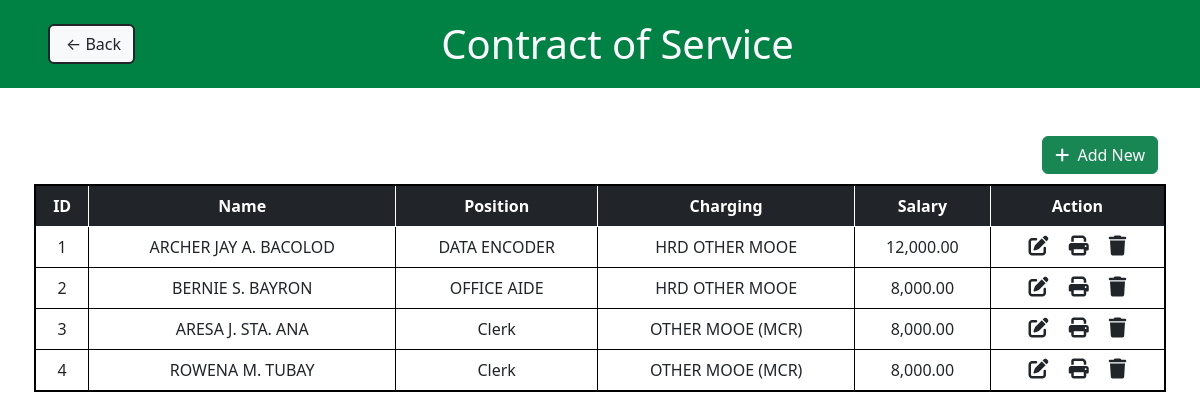
The page / on the database its author committed.
### tables this page shows
CREATE TABLE `employees` (
  `id` int(11) NOT NULL,
  `cos_name` text NOT NULL,
  `cos_address` text NOT NULL,
  `cos_position` text NOT NULL,
  `cos_salary` varchar(100) NOT NULL,
  `cos_office` text NOT NULL,
  `cos_from` varchar(100) NOT NULL,
  `cos_to` varchar(100) NOT NULL,
  `cos_charging` text NOT NULL,
  `cos_receive` varchar(100) NOT NULL,
  `sign1` varchar(50) NOT NULL,
  `sign2` varchar(50) NOT NULL,
  `signrank1` varchar(50) NOT NULL,
  `signrank2` varchar(50) NOT NULL,
  `cos_id` int(15) NOT NULL
);

### index.php (the view, shortened to what this page needs)
<?php
include "db_conn.php";
?>
<!DOCTYPE html>
<html lang="en">
<head>
  <link href="https://cdn.jsdelivr.net/npm/bootstrap@5.3.0/dist/css/bootstrap.min.css" rel="stylesheet">
  <link href="https://cdnjs.cloudflare.com/ajax/libs/font-awesome/6.4.0/css/all.min.css" rel="stylesheet">
  <link href="https://cdn.datatables.net/1.13.4/css/dataTables.bootstrap5.min.css" rel="stylesheet">
</head>
<body>
<nav class="navbar navbar-light fs-1 mb-5 text-white" style="background-color: #008245; display: flex; justify-content: space-between; align-items: center;">
    <a href="main.php" class="btn btn-light btn-outline-dark border border-dark border-2 mt-3 mb-3 ms-5 ps-3">← Back</a>
    <span class="text-center">Contract of Service</span>
</nav>
  <div class="container">
    <div style="text-align: right; margin-bottom: 2px;">
      <a href="add-new.php" class="btn btn-success mb-2">
        <i class="fa fa-plus me-1"></i> Add New
      </a>
    </div>
    <div class="row g-3">
      <table class="table table-hover text-center" style="border: 2px solid black;">
        <thead class="table-dark">
          <tr>
            <th scope="col" style="border: 1px solid white;">ID</th>
            <th scope="col" style="border: 1px solid white;">Name</th>
            <th scope="col" style="border: 1px solid white;">Position</th>
            <th scope="col" style="border: 1px solid white;">Charging</th>
            <th scope="col" style="border: 1px solid white;">Salary</th>
            <th scope="col" style="border: 1px solid white;">Action</th>
          </tr>
        </thead>
        <tbody>
          <?php
          $sql = "SELECT * FROM `employees`";
          $result = mysqli_query($conn, $sql);
          while ($row = mysqli_fetch_assoc($result)) {
            ?>
            <tr>
              <td style="border: 1px solid black;">
                <?php echo $row["cos_id"] ?>
              </td>
              <td style="border: 1px solid black;">
                <?php echo $row["cos_name"] ?>
              </td>
              <td style="border: 1px solid black;">
                <?php echo $row["cos_position"] ?>
              </td>
              <td style="border: 1px solid black;">
                <?php echo $row["cos_charging"] ?>
              </td>
              <td style="border: 1px solid black;">
                <?php echo $row["cos_salary"] ?>
              </td>
              <td style="border: 1px solid black;">
                <a href="edit.php?cos_id=<?php echo $row["cos_id"] ?>" class="link-dark"><i
                    class="fa-solid fa-pen-to-square fs-5 me-3"></i></a>
                <a href="print.php?cos_id=<?php echo $row["cos_id"] ?>" class="link-dark"><i
                    class="fa-solid fa-print fs-5 me-3"></i></a>
                <a href="delete.php?cos_id=<?php echo $row["cos_id"] ?>" class="link-dark"><i
                    class="fa-solid fa-trash fs-5"></i></a>
              </td>
            </tr>
            <?php
          }
          ?>
        </tbody>
      </table>
    </div>
  </div>
</body>
</html>

### rows shown on the page
employees: cos "1", cos_name "ARCHER JAY A. BACOLOD", cos_position "DATA ENCODER", cos_charging "HRD OTHER MOOE", cos_salary "12,000.00"
employees: cos "2", cos_name "BERNIE S. BAYRON", cos_position "OFFICE AIDE", cos_charging "HRD OTHER MOOE", cos_salary "8,000.00"
employees: cos "3", cos_name "ARESA J. STA. ANA", cos_position "Clerk", cos_charging "OTHER MOOE (MCR)", cos_salary "8,000.00"
employees: cos "4", cos_name "ROWENA M. TUBAY", cos_position "Clerk", cos_charging "OTHER MOOE (MCR)", cos_salary "8,000.00"
